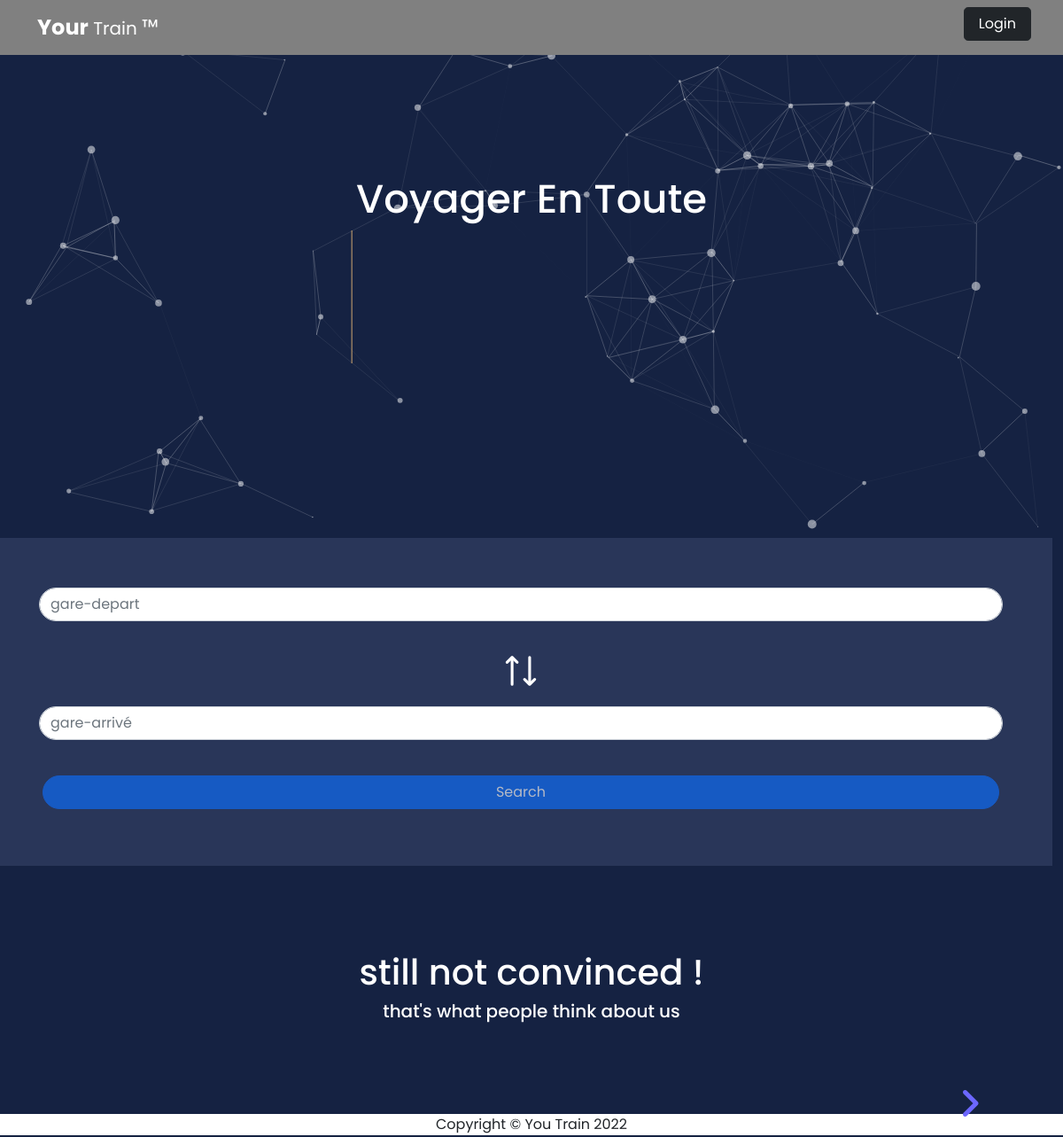
Before: / with the older database file.
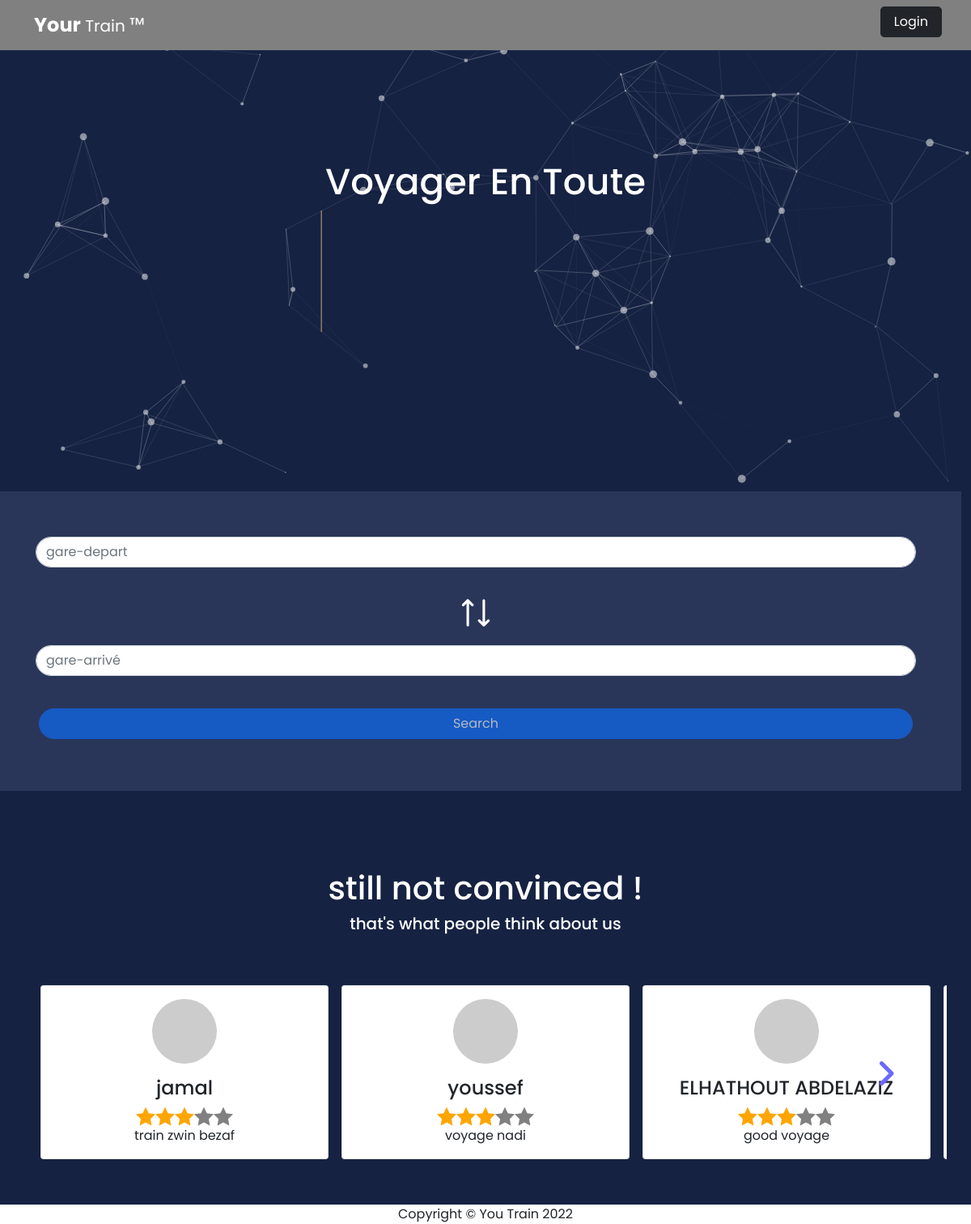
After: the same page with the newer database file.
### tables this page shows
CREATE TABLE `commentaires` (
  `id` int(11) NOT NULL,
  `commentaire` varchar(255) DEFAULT NULL,
  `id_user` int(11) DEFAULT NULL
);

CREATE TABLE `users` (
  `id` int(11) NOT NULL,
  `nom` varchar(255) DEFAULT NULL,
  `email` varchar(255) DEFAULT NULL,
  `password` varchar(255) DEFAULT NULL,
  `image` varchar(255) DEFAULT NULL,
  `id_role` int(11) DEFAULT NULL
);

### modal/dbTrain.php (called while the page is built)
<?php
   class DbTrain {
    private $host = "localhost";
    private $user = "root";
    private $pwd = "";
    private $dbName = "management_traines";
    protected  function connexion(){
        try{
        $dsn = 'mysql:host='.$this->host.';dbname=' .$this->dbName;
        $pdo = new PDO($dsn, $this->user, $this->pwd);
        $pdo->setAttribute(PDO::ATTR_DEFAULT_FETCH_MODE, PDO::FETCH_ASSOC);
        return $pdo;
    }catch(PDOException $exp){
            echo 'Erreur' . $exp->getCode() . 'message' . $exp->getMessage();
            die();
    }
    }
   }

### modal/usersModal.php (called while the page is built, shortened)
<?php
include 'dbTrain.php';
    class UsersModal extends DbTrain {
    public function getCommentaires(){
        $sql = "SELECT commentaires.*,users.nom as'nom-user' from commentaires left join users on commentaires.id_user=users.id ";
        $stm = $this->connexion()->query($sql);
        return $stm;
    }
}

### index.php (the view, shortened to what this page needs)
<?php
include('modal/usersModal.php');
$commentaire = new UsersModal();
$commentaires = $commentaire->getCommentaires();
?>
<!DOCTYPE html>
<html lang="en">
  <head>
    <link rel="stylesheet" href="css/headerstyle.css">
    <link rel="stylesheet" href="css/style.css">
    <link href="https://cdn.jsdelivr.net/npm/bootstrap@5.0.2/dist/css/bootstrap.min.css" rel="stylesheet">
    <link rel="stylesheet" href="css/result.css" />
</head>
<body style="background-color:#152242;">
<?php
include_once('view/navbar.php');
?>
<div id="particles-js" class="position-relative">
  <div class="position-absolute" style="top: 50%; left: 50%; transform: translate(-50%, -50%);">
    <h1 class="text-white text-center" style="font-size: 45px;">Voyager En Toute</h1>
  </div>
</div>
<form action="result.php" method="GET" class="w-100 row p-5" style="background-color: #293659;">
    <div class="mb-3 p-2 col-12 d-flex flex-column align-items-center">
<input placeholder="gare-depart" name="gare-depart" type="text" class="form-control rounded-pill gared-garea" id="gared" autocomplete="off">
</div>
<div class="col-12 d-flex flex-column align-items-center">
<button class="btn shadow-none bg-transparent" type="button" onclick="switchgare()">
  <img src="img/arrow.svg" style="height: 50px;width:auto">
</button>
</div>
<div class="mb-3 p-2 col-12 d-flex flex-column align-items-center">
  <input type="text" placeholder="gare-arrivé" name="gare-arr" class="form-control rounded-pill gared-garea" id="garea" autocomplete="off">
</div>
<div class="my-3  d-flex flex-column align-items-center">
<button type="submit" name="search" id="search-voyage" class="w-100 rounded-pill btn btn-primary">Search</button>
</div>
    </form>
<div class="d-flex flex-column align-items-center mt-5 p-5" >
  <h1 class="text-white">still not convinced !</h1>
  <h5 class="text-white">that's what people think about us</h5>
</div>
<div class="position-relative w-100 mb-5" >
<div class="container overflow-hidden" >
  <div id="translate" class="d-flex justify-content-start" style="transition-duration: 3s;">
    <?php foreach($commentaires as $comm) {?>
<div class="col-lg-4 col-md-6 col-12 p-2">
<div class="card">
    <div class="card-body">
      <div class="w-100 d-flex justify-content-center">
    <div class="card-img-top rounded-circle mb-3" style="min-height: 80px;max-height: 80px;min-width: 80px;max-width: 80px;background-image:url(https://picsum.photos/200);background-position: center;background-repeat: no-repeat;background-size: cover;"></div></div>
      <h4 class="card-title d-flex justify-content-center"><?php echo $comm['nom-user'];?></h4>
      <div class="d-flex justify-content-center">
      <div class="rating">
        <progress class="rating-bg" value="3" max="5"></progress>
        <svg><use xlink:href="#fivestars"/></svg>
      </div>
    </div>
      <p class="card-text d-flex justify-content-center">
      <?php echo $comm['commentaire'];?>
      </p>
    </div>
  </div>
    </div>
    <?php }?>
  </div>
  </div>
    <button class="btn fs-1" id="next" onclick="translatenext()">
    <i class="fa-solid fa-angle-right"></i>
    </button>
    </div>
<?php
include_once('view/footer.php');
?>
</body>
</html>

### view/navbar.php (shortened to what this page needs)
<nav class="navbar navbar-expand-lg fixed-top" style="background-color: gray;">
        <div class="container-fluid">
            <div class="d-flex justify-content-between w-100 flex-wrap">
                <div class="d-flex justify-content-center">
                    <a class="navbar-brand text-white" href="#" style="margin-left: 30px;"><span class="fw-bold fs-4">Your</span> <span class="fs-5">Train</span> <span class="fs-4">™</span></a>
                </div>
                <div class="">
                    <div class="" id="">
                        <div class="" id="navbarSupportedContent">
                    <?php
                    if(isset($_COOKIE['email_cookie'])&&($_SESSION['user']['id_role']==2)){?>
                        <ul class="navbar-nav d-flex flex-row justify-content-evenly ">
                            <li class="nav-item dropdown">
                                <a class="nav-link dropdown-toggle text-white" href="#" id="navbarDropdown" role="button" data-bs-toggle="dropdown" aria-expanded="false">
                                <span class="material-symbols-outlined text-white"> account_circle </span>
                                </a>
                                    <ul class="dropdown-menu " aria-labelledby="navbarDropdown">
                                        <li><a class="dropdown-item mt-2 " href="# ">Mon Profil</a></li>
                                        <li><a class="dropdown-item mt-2 " href="http://localhost/dashboard-version-3/view/mesReservation.php?id=<?php echo $_SESSION['user']['id'];?>">Mes réservations</a></li>
                                        <li><a class="dropdown-item my-2 " href="http://localhost/dashboard-version-3/view/logoutPassenger.php">Se déconnecter</a></li>
                                    </ul>
                             </li>
                                <li class="nav-item me-5">
                                    <a class="nav-link " href="# "><span class="material-symbols-outlined text-white ">shopping_cart</span></a>
                                </li>
                            </ul>
                        <?php }else{ ?>
                            <div class="px-4 text-center ">
                                <a href="view/signin.php" id="login" name="login"  class="btn btn-dark rounded-3 px-3">Login</a>
                            </div>
                            <?php } ?>
                        </div>
                    </div>
                </div>
            </div>
    </nav>

### view/footer.php
<footer class="sticky-footer bg-white">
            <div class="container my-auto">
                <div class="copyright text-center text-dark my-auto">
                    <span>Copyright &copy; You Train 2022</span>
                </div>
            </div>
        </footer>

### css/headerstyle.css (style rules this page uses)
#next { position : absolute ; top: 35%; right :80px; color: rgb(108, 103, 255); box-shadow: none; }
* { box-sizing: border-box; }
.rating { width: 120px; height: 24px; position: relative; background-color: gray; }
.rating progress.rating-bg { -webkit-appearance: none; -moz-appearence: none; appearance: none; border: none; display: inline-block; height: 24px; width: 100%; color: orange; }
.rating svg { position: absolute; top: 0; left: 0; width: 100%; height: 100%; }

### css/style.css (style rules this page uses)
body { background-color: #e6e6e6; height: 100vh; background-position: center; background-repeat: no-repeat; background-size: cover; font-family: 'Poppins', sans-serif; }
a { text-decoration: none; color: #009EFF; }

### css/result.css (style rules this page uses)
* { margin: 0; padding: 0; font-family: poppins, sans-serif; box-sizing: border-box; }

Changed rows visible on the page:
added commentaires: id_user.nom "jamal", commentaire "train zwin bezaf"
added commentaires: id_user.nom "youssef", commentaire "voyage nadi"
added commentaires: id_user.nom "ELHATHOUT ABDELAZIZ", commentaire "good voyage"
